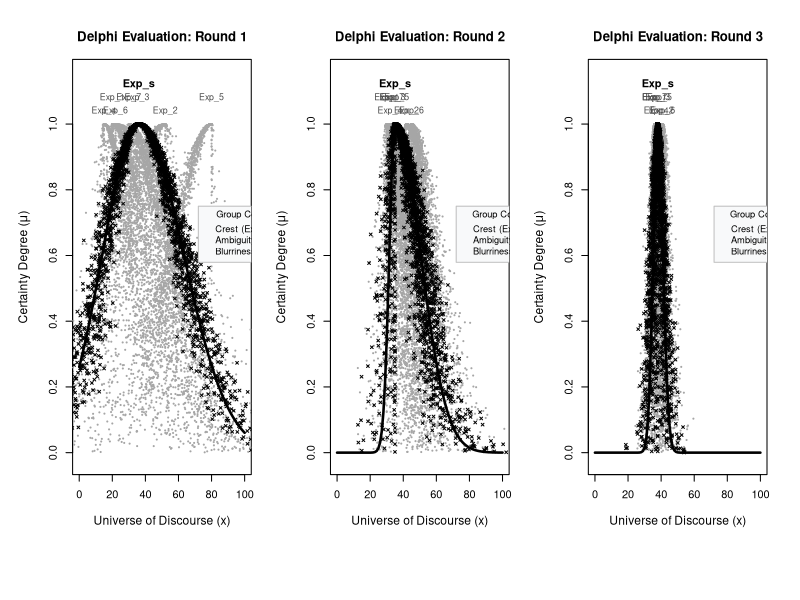
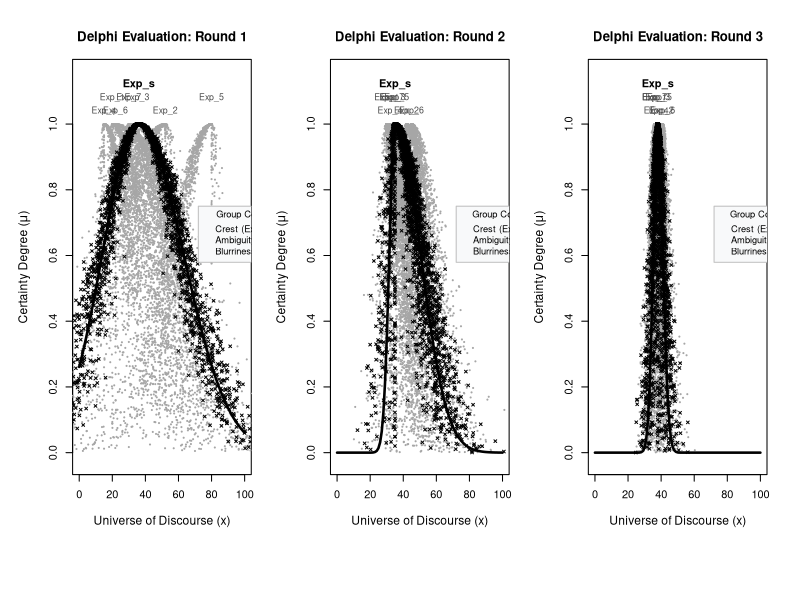

Write the R code that produced these figures, in order.
# ------------------------------------------------------------------------------
# Supplementary code for: Cruz-Ramirez, M. Cloud Delphi framework under
# asymmetric uncertainty. Croatian Operational Research Review (CRORR).
# DOI: 10.17535/crorr.2027.0013  |  Contact: mcruz65@uan.edu.co
# Requirements: base R (>= 4.0); no additional packages. See README.md.
# ------------------------------------------------------------------------------
# ==============================================================================
# CLOUD DELPHI METHODOLOGY - CORE COMPUTATIONAL ENGINE
# ==============================================================================

# ------------------------------------------------------------------------------
# GLOBAL CONFIGURATION BLOCK (USER-ADJUSTABLE PARAMS)
# ------------------------------------------------------------------------------
# Mathematical, Analytical & Regularization Parameters
epsilon         <- 0.01   # Parameter (e) to preserve analytical stability against zeros
xi              <- 0.001  # Minimum structural entropy threshold (\xi) matching LaTeX bounds
tau             <- 0.50   # Convergence threshold (\tau) for collective entropy
theta           <- 0.20   # Stability threshold (\theta) for collective uncertainty
R_max           <- 4      # Maximum number of rounds allowed before halting (R_max)

# Simulation & Renderer Parameters
Drops_Expert    <- 1200   # Number of random drops per individual expert cloud
Drops_Synthetic <- 2500   # Number of random drops for the collective group cloud

# Discourse Scales
Discourse_Min   <- 0      # Lower boundary of the discourse universe
Discourse_Max   <- 100    # Upper boundary of the discourse universe
DecimalPlaces   <- 3      # Decimal precision for the console printout


# ------------------------------------------------------------------------------
# CORE ENGINE: CLOUD DELPHI ALGORITHM
# ------------------------------------------------------------------------------
CloudDelphi_Core <- function(CurrentData, ForegoingData = NULL, ForegoingEntropy = NULL, 
                             eps = epsilon, xi_param = xi) {
  
  if (length(CurrentData) %% 4 != 0) stop("Error: 'CurrentData' length must be a multiple of 4.")
  
  Experts <- length(CurrentData) / 4
  Ex_i <- numeric(Experts); En_L <- numeric(Experts); En_R <- numeric(Experts)
  He_i <- numeric(Experts); Conf_i <- numeric(Experts)
  
  for (i in 1:Experts) {
    idx <- (i - 1) * 4 + 1
    ex_min  <- CurrentData[idx]
    ex_max  <- CurrentData[idx + 1]
    ex_prob <- CurrentData[idx + 2]
    ex_sec  <- CurrentData[idx + 3]
    
    Ex_i[i]   <- ex_prob
    Conf_i[i] <- ex_sec
    Insecurity_Factor <- 1 - ex_sec
    
    # Base split-entropies derivation using the dynamic 3-sigma rule and \xi bound
    En_L[i] <- max(((ex_prob - ex_min) * (1 + Insecurity_Factor)) / 3, xi_param)
    En_R[i] <- max(((ex_max - ex_prob) * (1 + Insecurity_Factor)) / 3, xi_param)
    
    # Bounded Internal Anisotropy Index (A_i) implementation matching LaTeX
    A_i <- abs(En_L[i] - En_R[i]) / (En_L[i] + En_R[i] + eps)
    
    # Adaptive Fuzziness Modulator (K_Dynamic) within [2, 6) supremum configuration
    K_Dynamic <- max((3 + (3 * ex_sec)) * (1 - (0.5 * A_i)), 2.0)
    
    # Baseline hyper-entropy (He_base) matching LaTeX initialization formula
    He_base <- (En_L[i] + En_R[i]) / (2 * K_Dynamic)
    
    # Consensus Phase (r >= 2): Kinematic volatility penalty (\Omega_i)
    if (!is.null(ForegoingData) && length(ForegoingData) >= idx + 2) {
      var_min  <- abs(ex_min - ForegoingData[idx])
      var_max  <- abs(ex_max - ForegoingData[idx + 1])
      var_prob <- abs(ex_prob - ForegoingData[idx + 2])
      
      # The normalization factor 18 stems from a triple application of 3-sigma
      Omega_i  <- (var_min + var_max + var_prob) / 18
      He_i[i]  <- He_base + Omega_i
    } else {
      He_i[i]  <- He_base
    }
  }
  
  # Group Synthesis and Expert Weighting Engine (Convex Normalization)
  Ex_s_prov <- mean(Ex_i)
  Weight <- Conf_i / (abs((Ex_i - Ex_s_prov) / Ex_s_prov) + ((En_L + En_R)/2) + He_i + eps)
  Weight <- Weight / sum(Weight)
  
  Ex_s  <- weighted.mean(Ex_i, Weight)
  He_s  <- weighted.mean(He_i, Weight)
  
  En_Ls <- (Ex_s - min(Ex_i - 3 * En_L)) / 3
  En_Rs <- (max(Ex_i + 3 * En_R) - Ex_s) / 3  
  
  En_MeanCurrent <- (En_L + En_R) / 2
  DeltaEntropyIndex <- numeric(Experts + 1)
  
  if (!is.null(ForegoingEntropy)) {
    DeltaEntropyIndex[1:Experts] <- abs(ForegoingEntropy[1:Experts] - En_MeanCurrent) / pmax(ForegoingEntropy[1:Experts], eps)  # element-wise: each expert's own previous entropy
    DeltaEntropyIndex[Experts + 1] <- abs(ForegoingEntropy[Experts + 1] - ((En_Ls + En_Rs)/2)) / max(ForegoingEntropy[Experts + 1], eps)
  }
  
  UncertaintyIndex <- c(He_i / En_MeanCurrent, He_s / ((En_Ls + En_Rs) / 2))
  
  Round <- rbind(Ex_Prob = c(Ex_i, Ex_s), En_Left = c(En_L, En_Ls), En_Right = c(En_R, En_Rs),
                 He_Hyper = c(He_i, He_s), Weight = c(Weight, 1.00), 
                 Delta_En = DeltaEntropyIndex, Unc_Index = UncertaintyIndex)
  colnames(Round) <- paste0("Exp_", c(1:Experts, "s"))
  return(Round)
}


# ------------------------------------------------------------------------------
# EVOLUTION ENGINE & GRAPHICS RENDERER
# ------------------------------------------------------------------------------
CloudDelphi_Evolution <- function(RoundsList, OutputDir = NULL, FilePrefix = "CloudDelphi_Evolution_Analysis",
                                  eps = epsilon, xi_param = xi, tau_val = tau, theta_val = theta, r_max = R_max) {
                                    
  TotalRounds <- length(RoundsList)
  if (TotalRounds == 0) stop("Error: The 'RoundsList' cannot be empty.")
  
  if (is.null(OutputDir)) OutputDir <- file.path(Sys.getenv(ifelse(.Platform$OS.type == "windows", "USERPROFILE", "HOME")), "Documents")
  if (!dir.exists(OutputDir)) dir.create(OutputDir, recursive = TRUE)
  
  EpsPath <- file.path(OutputDir, paste0(FilePrefix, ".eps"))
  PdfPath <- file.path(OutputDir, paste0(FilePrefix, ".pdf"))
  
  ResultsHistory <- list()
  ActiveRounds <- TotalRounds
  
  for (r in 1:TotalRounds) {
    ForegoingData <- if (r == 1) NULL else RoundsList[[r - 1]]
    ForegoingEntropy <- if (r == 1) NULL else (ResultsHistory[[r - 1]]["En_Left", ] + ResultsHistory[[r - 1]]["En_Right", ]) / 2
    
    ResultsHistory[[r]] <- CloudDelphi_Core(CurrentData = RoundsList[[r]], 
                                            ForegoingData = ForegoingData, 
                                            ForegoingEntropy = ForegoingEntropy,
                                            eps = eps, xi_param = xi_param)
    
    # Convergence and Disjunction logic matching formalized LaTeX conditions
    if (r > 1) {
      Upsilon_E <- ResultsHistory[[r]]["Delta_En", "Exp_s"] < tau_val
      Upsilon_U <- abs(ResultsHistory[[r]]["Unc_Index", "Exp_s"] - ResultsHistory[[r-1]]["Unc_Index", "Exp_s"]) < theta_val
      
      if (Upsilon_E || Upsilon_U || r >= r_max) {
        cat(sprintf("\n[SYSTEM] Disjunction reached in Round %d. Evolution halted.\n", r))
        ActiveRounds <- r
        break
      }
    }
  }
  
  # Inner Function: Dashboard Plots Rendering Engine
  GenerateDashboardPlots <- function() {
    old_par <- par(oma = c(5, 1, 1, 1), mar = c(4.5, 4.5, 3.5, 1.5), cex.lab = 1.1, cex.axis = 1.0)
    layout(matrix(1:ActiveRounds, nrow = 1, ncol = ActiveRounds))
    
    for (r in 1:ActiveRounds) {
      RoundMatrix <- ResultsHistory[[r]]
      Experts <- ncol(RoundMatrix) - 1
      
      plot(0, 0, type = "n", ylim = c(-0.02, 1.15), xlim = c(Discourse_Min, Discourse_Max),
           xlab = "Universe of Discourse (x)", ylab = expression(paste("Certainty Degree (", mu, ")")), 
           main = sprintf("Delphi Evaluation: Round %d", r), cex.main = 1.2)
      
      DrawCloudSpace <- function(Ex, En_L, En_R, He, Color, Size, N, IsSynthetic = FALSE) {
        X_i <- numeric(N); Mu_i <- numeric(N)
        for (j in 1:N) {
          # Split double randomization: the side is chosen with probability
          # proportional to its entropy, and the drop is placed on that side
          Left_Side <- runif(1) < En_L / (En_L + En_R)
          En_Side <- ifelse(Left_Side, En_L, En_R)
          En_Rand <- rnorm(1, mean = En_Side, sd = He)
          if(En_Rand <= 0) En_Rand <- xi_param  # Protected utilizing the structural parameters
          X_val <- Ex + ifelse(Left_Side, -1, 1) * abs(rnorm(1, mean = 0, sd = En_Rand))
          X_i[j] <- X_val
          Mu_i[j] <- exp(-((X_val - Ex)^2) / (2 * En_Rand^2))
        }
        points(X_i, Mu_i, col = Color, pch = ifelse(IsSynthetic, 4, 20), cex = Size)
        if (IsSynthetic) curve(exp(-((x - Ex)^2) / (2 * ifelse(x > Ex, En_R, En_L)^2)), add = TRUE, col = "black", lwd = 2.5)
      }
      
      # Drawing loops using user-adjustable drop bounds
      for (i in 1:Experts) DrawCloudSpace(RoundMatrix["Ex_Prob", i], RoundMatrix["En_Left", i], RoundMatrix["En_Right", i], RoundMatrix["He_Hyper", i], "grey65", 0.35, Drops_Expert)
      DrawCloudSpace(RoundMatrix["Ex_Prob", "Exp_s"], RoundMatrix["En_Left", "Exp_s"], RoundMatrix["En_Right", "Exp_s"], RoundMatrix["He_Hyper", "Exp_s"], "black", 0.55, Drops_Synthetic, IsSynthetic = TRUE)
      
      text(RoundMatrix["Ex_Prob", "Exp_s"], 1.12, "Exp_s", col = "black", cex = 1.0, font = 2)
      for (i in 1:Experts) {
        Y_Offset <- ifelse(i %% 2 == 0, 1.04, 1.08)
        text(RoundMatrix["Ex_Prob", i], Y_Offset, colnames(RoundMatrix)[i], col = "grey30", cex = 0.8)
      }
      
      stats_text <- c(
        sprintf("Crest (Ex): %s", format(round(RoundMatrix["Ex_Prob", "Exp_s"], 2), nsmall=2)),
        sprintf("Ambiguity (En): %s", format(round((RoundMatrix["En_Left", "Exp_s"] + RoundMatrix["En_Right", "Exp_s"])/2, 2), nsmall=2)),
        sprintf("Blurriness (He): %s", format(round(RoundMatrix["He_Hyper", "Exp_s"], 2), nsmall=2))
      )
      
      TargetX <- Discourse_Min + (Discourse_Max - Discourse_Min) * 0.72
      legend(x = TargetX, y = 0.75, title = "Group Consensus", legend = stats_text, 
             bty = "o", bg = "#F8F9FA", box.col = "grey75", cex = 0.85)
    }
    
    par(fig = c(0, 1, 0, 1), oma = c(0, 0, 0, 0), mar = c(0, 0, 0, 0), new = TRUE)
    plot(0, 0, type = "n", bty = "n", xaxt = "n", yaxt = "n")
    legend("bottom", legend = c("Individual Expert Clouds (Empirical)", "Collective Synthetic Cloud (Group Drops)", "Collective Expected Profile (Mathematical Model)"),
           col = c("grey62", "black", "black"), lty = c(0, 0, 1), lwd = c(0, 0, 2.5), text.width = c(22, 22, 22), 
           pch = c(20, 4, NA), pt.cex = c(1.2, 1.1, 0), bty = "n", horiz = TRUE, cex = 1.0)
    par(old_par)
  }
  
  # Automated Graphics Exporter (EPS & PDF)
  postscript(file = EpsPath, width = 24, height = 9, pointsize = 14, onefile = FALSE, horizontal = FALSE, paper = "special")
  GenerateDashboardPlots()
  dev.off()
  
  pdf(file = PdfPath, width = 24, height = 9, pointsize = 14)
  GenerateDashboardPlots()
  dev.off()
  
  # Console Printer Engine
  NamedResults <- list()
  for (r in 1:ActiveRounds) {
    cat(paste0("\n>>> METRICS FOR ROUND ", r, " <<<\n"))
    print(round(ResultsHistory[[r]], DecimalPlaces))
    NamedResults[[paste0("Round_", r)]] <- round(ResultsHistory[[r]], DecimalPlaces)
  }
  return(NamedResults)
}


# ------------------------------------------------------------------------------
# EXECUTION PIPELINE
# ------------------------------------------------------------------------------
Round1_Data <- c(15, 75, 20, 0.85, 10, 60, 52, 0.05, 30, 90, 35, 0.75, 10, 50, 15, 0.60, 20, 85, 80, 0.85, 15, 70, 22, 0.02, 25, 80, 30, 0.70)
Round2_Data <- c(25, 55, 30, 0.95, 35, 75, 42, 0.80, 30, 60, 34, 0.92, 28, 50, 32, 0.88, 32, 65, 36, 0.90, 40, 75, 45, 0.85, 28, 55, 33, 0.91)
Round3_Data <- c(30, 42, 36, 0.98, 34, 46, 40, 0.95, 32, 44, 38, 0.96, 31, 43, 37, 0.94, 33, 45, 39, 0.97, 35, 47, 41, 0.92, 30, 42, 36, 0.95)

DelphiStudyRounds <- list(Round_1 = Round1_Data, Round_2 = Round2_Data, Round_3 = Round3_Data)

set.seed(2026)  # fixed seed: the random cloud drops (Figure 2) are reproducible

Delphi_Outputs <- CloudDelphi_Evolution(RoundsList = DelphiStudyRounds)
